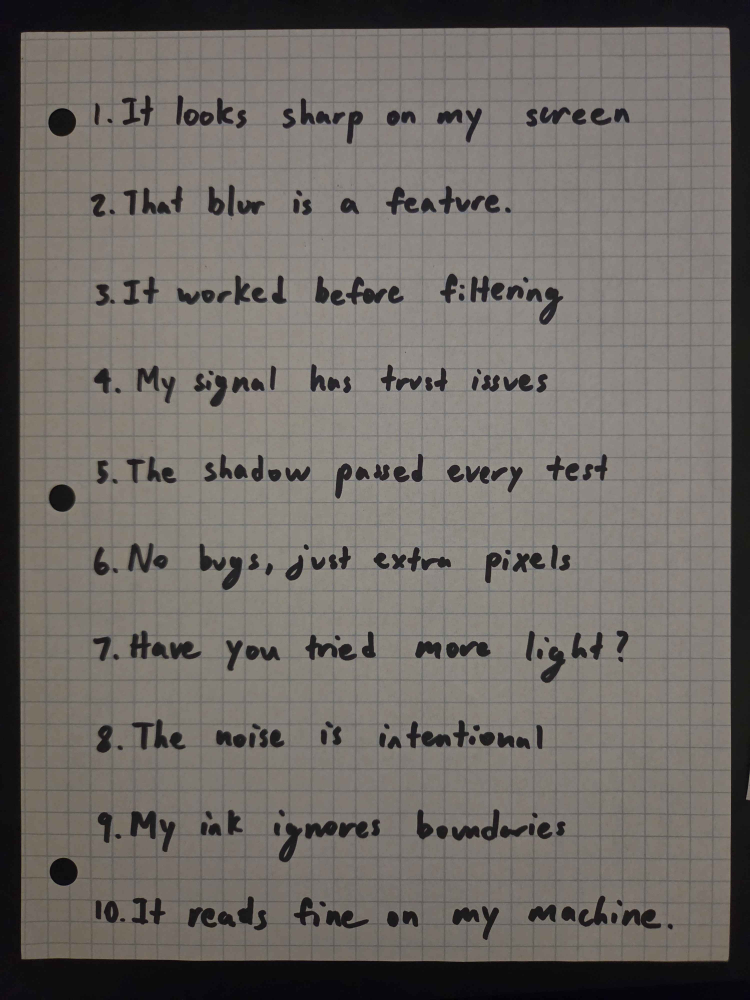
#> input picture bleed/archive/2026-11-16/inputs/sheet01/perfect.jpg, 3000 x 4000 px, given in place of sheet01, which was not available (shown at 1/4 size)
$ python make_boxes.py ../bleed/archive/2026-11-16/inputs/sheet01
#> lines starting #> are read from the running program, lines starting #| are printed output that depends on the picture; after the words box and inside, x2 and y2 are one past the last pixel; in counts of white or black regions, pixels touching at a corner belong together
"""Generate <photo>.boxes.json line boxes for photos of the same handwritten page.

Why: main.py needs one [left, top, right, bottom] box (fractions of the image)
per text line for every input photo, and a page photographed four times (clean,
two motion-blur levels, defocus) is framed slightly differently each time.
Drawing 40 box files by hand is error-prone, so this script

  1. finds the paper's four corners in each photo (bright page on a dark desk),
  2. takes the line layout ONCE from the sharp reference photo (row ink profile
     on the rectified page; the leading list numbers are excluded, as in
     bleed/inputs/baseline.boxes.json),
  3. maps that layout through each photo's page homography and writes the
     axis-aligned box in that photo's own fractional coordinates.

Because only the page outline is used (no feature matching), it works on photos
far too blurred for ORB/SIFT. It needs numpy + Pillow only (both already in
the project environment).

Usage (from the repo root):

    uv run blur/make_boxes.py blur/inputs/p06_clean.jpg \
        blur/inputs/p06_motion_mild.jpg blur/inputs/p06_motion_severe.jpg \
        blur/inputs/p06_defocus.jpg --lines 10

The first photo is the sharp reference. Previews with the boxes drawn are saved
to blur/outputs/boxes_preview/<photo>.jpg -- always look at them before running
OCR. Options: --keep-numbers to include the "1." list numbers in the boxes,
--pad to change the margin around each line (fraction of page height).

Assumptions: dark background around the page (black desk), the whole page in
frame, lines written left to right with clear gaps between lines. If corner
detection fails for a photo the script says so and skips it.
"""

import argparse
import json
from pathlib import Path

import numpy as np
from PIL import Image, ImageDraw, ImageOps

PAGE_W, PAGE_H = 850, 1100  # working resolution of the rectified page (letter aspect)


# ----------------------------------------------------------------------------
# geometry helpers (numpy only)
# ----------------------------------------------------------------------------
def homography(src, dst):
    """Direct linear transform: 3x3 H with dst ~ H @ src for four point pairs."""
    A = []
    for (x, y), (u, v) in zip(src, dst):
        A.append([-x, -y, -1, 0, 0, 0, u * x, u * y, u])
        A.append([0, 0, 0, -x, -y, -1, v * x, v * y, v])
    _, _, vt = np.linalg.svd(np.asarray(A, dtype=np.float64))
    H = vt[-1].reshape(3, 3)
    return H / H[2, 2]


def apply_h(H, pts):
    pts = np.asarray(pts, dtype=np.float64)
    p = np.c_[pts, np.ones(len(pts))] @ H.T
    return p[:, :2] / p[:, 2:3]


def warp_to_page(gray, H_page_to_photo):
    """Rectify the page into a PAGE_W x PAGE_H array by inverse mapping (nearest)."""
    ys, xs = np.mgrid[0:PAGE_H, 0:PAGE_W]
    pts = np.c_[xs.ravel(), ys.ravel()]
    src = apply_h(H_page_to_photo, pts)
    sx = np.clip(np.rint(src[:, 0]).astype(int), 0, gray.shape[1] - 1)
    sy = np.clip(np.rint(src[:, 1]).astype(int), 0, gray.shape[0] - 1)
    return gray[sy, sx].reshape(PAGE_H, PAGE_W)


# ----------------------------------------------------------------------------
# page corner detection
# ----------------------------------------------------------------------------
def load_gray(path, long_side=1200):
    img = ImageOps.exif_transpose(Image.open(path))  # same orientation main.py uses
    W, H = img.size
    s = long_side / max(W, H)
    small = img.convert("L").resize((round(W * s), round(H * s)), Image.BILINEAR)
    return np.asarray(small, dtype=np.float32), (W, H), s


def largest_component(mask):
    """Flood-fill based largest 4-connected component (numpy, no scipy)."""
    h, w = mask.shape
    labels = np.zeros((h, w), dtype=np.int32)
    best, best_n, cur = 0, 0, 0
    for y0, x0 in zip(*np.nonzero(mask)):
        if labels[y0, x0]:
            continue
        cur += 1
        stack = [(y0, x0)]
        labels[y0, x0] = cur
        n = 0
        while stack:
            y, x = stack.pop()
            n += 1
            for yy, xx in ((y - 1, x), (y + 1, x), (y, x - 1), (y, x + 1)):
                if 0 <= yy < h and 0 <= xx < w and mask[yy, xx] and not labels[yy, xx]:
                    labels[yy, xx] = cur
                    stack.append((yy, xx))
        if n > best_n:
            best, best_n = cur, n
    return labels == best


def page_corners(gray):
    """Corners (TL, TR, BR, BL) of the brightest large blob, in small-image pixels."""
    # bright page vs dark desk: threshold halfway between the dark and bright modes
    lo, hi = np.percentile(gray, 5), np.percentile(gray, 95)
    thr = lo + 0.45 * (hi - lo)
    mask = gray > thr
    # work at a coarser grid for the flood fill, then refine corners at full small-res
    step = 4
    coarse = largest_component(mask[::step, ::step])
    comp = np.kron(coarse, np.ones((step, step), dtype=bool))[: mask.shape[0], : mask.shape[1]] & mask
    if comp.sum() < 0.2 * mask.size:
        raise ValueError("page blob too small -- is the whole page in frame on a dark background?")
    # Fit each page edge as a straight line through the blob's outline, with
    # outlier rejection, so reflections or shadows stuck to the page (which
    # would drag an extreme-point corner away) are ignored.
    ys, xs = np.nonzero(comp)
    y_lo, y_hi = np.percentile(ys, 10), np.percentile(ys, 90)
    x_lo, x_hi = np.percentile(xs, 10), np.percentile(xs, 90)
    rows = np.arange(int(y_lo), int(y_hi))
    left = np.array([np.argmax(comp[y]) for y in rows], dtype=float)                 # x = f(y)
    right = np.array([comp.shape[1] - 1 - np.argmax(comp[y, ::-1]) for y in rows], dtype=float)
    cols = np.arange(int(x_lo), int(x_hi))
    top = np.array([np.argmax(comp[:, x]) for x in cols], dtype=float)               # y = f(x)
    bottom = np.array([comp.shape[0] - 1 - np.argmax(comp[::-1, x]) for x in cols], dtype=float)

    def robust_fit(t, v):
        """v = a*t + b with two rounds of residual trimming (MAD-based)."""
        a, b = np.polyfit(t, v, 1)
        for _ in range(2):
            r = v - (a * t + b)
            mad = np.median(np.abs(r - np.median(r))) + 1e-6
            keep = np.abs(r - np.median(r)) < 3 * 1.4826 * mad
            if keep.sum() < 10:
                break
            a, b = np.polyfit(t[keep], v[keep], 1)
        return a, b

    aL, bL = robust_fit(rows, left)      # x = aL*y + bL
    aR, bR = robust_fit(rows, right)
    aT, bT = robust_fit(cols, top)       # y = aT*x + bT
    aB, bB = robust_fit(cols, bottom)

    def meet(ax, bx, ay, by):
        # x = ax*y + bx  and  y = ay*x + by
        x = (ax * by + bx) / (1 - ax * ay)
        return [x, ay * x + by]

    tl, tr = meet(aL, bL, aT, bT), meet(aR, bR, aT, bT)
    br, bl = meet(aR, bR, aB, bB), meet(aL, bL, aB, bB)
    return np.array([tl, tr, br, bl], dtype=np.float64)


# ----------------------------------------------------------------------------
# line layout from the reference page
# ----------------------------------------------------------------------------
def runs(binary):
    """(start, end) index pairs of True runs in a 1-D boolean array."""
    idx = np.flatnonzero(np.diff(np.r_[False, binary, False]))
    return list(zip(idx[::2], idx[1::2]))


def box_mean(img, k):
    """Mean over a k x k window (edge-replicated), via an integral image."""
    r = k // 2
    p = np.pad(img.astype(np.float64), r, mode="edge")
    ii = np.zeros((p.shape[0] + 1, p.shape[1] + 1))
    ii[1:, 1:] = p.cumsum(0).cumsum(1)
    h, w = img.shape
    return (ii[k:k + h, k:k + w] - ii[:h, k:k + w] - ii[k:k + h, :w] + ii[:h, :w]) / (k * k)


def line_layout(page, n_lines, keep_numbers, pad):
    """Return n_lines boxes [x0, y0, x1, y1] in rectified-page pixels."""
    inner = page[int(0.03 * PAGE_H): int(0.97 * PAGE_H), int(0.03 * PAGE_W): int(0.97 * PAGE_W)]
    paper = np.median(inner)
    # Ink = clearly darker than the LOCAL paper brightness. A global threshold
    # mistakes shaded blank paper (a hand or lamp shadow across the bottom of
    # the page) for ink; a local background estimate follows the shading.
    background = np.maximum(box_mean(inner, 61), paper * 0.5)
    ink = inner < background - 0.35 * (paper - inner.min())
    # a row that is mostly "ink" is the desk showing past a slightly-off page
    # edge (or a ruled line), never handwriting -- drop it
    ink[ink.mean(axis=1) > 0.5] = False
    # likewise columns (left/right edge of the desk)
    ink[:, ink.mean(axis=0) > 0.5] = False
    row = ink.mean(axis=1)
    k = 7
    row = np.convolve(row, np.ones(k) / k, mode="same")
    # Threshold relative to the background level BETWEEN lines, not absolute:
    # a shadowed page edge adds a few percent of "ink" to every row, which
    # would otherwise fill the gaps and merge the whole page into one band,
    # while faint pencil lines peak at only a few percent themselves. The 25th
    # percentile of the profile sits in the inter-line gaps (text covers well
    # under half of the rows), so 1.5x that is "clearly more than background".
    n_rows = row.size
    interior = row[int(0.05 * n_rows): int(0.95 * n_rows)]
    row_peak = float(interior.max())
    row_thr = max(0.004, 1.5 * float(np.percentile(interior, 25)))
    bands = [(a, b) for a, b in runs(row > row_thr) if b - a >= 8]

    def n_word_clusters(a, b):
        cols = ink[a:b].mean(axis=0) > 0.02
        return sum(1 for c0, c1 in runs(cols) if c1 - c0 >= 2)

    # a text line has several word clusters; a page-edge reflection, a stray
    # mark or the small page-id tag has one or two
    bands = [(a, b) for a, b in bands if n_word_clusters(a, b) >= 3]
    # a thin band glued to the top/bottom of the analysed area is the page edge
    # (desk/shadow showing past a slightly-off corner fit), not a text line
    # (either thin, or far denser than any text row -- desk is solid black,
    # pencil text is a few percent ink per row)
    trimmed = []
    for a, b in bands:
        if a == 0 or b == ink.shape[0]:
            if float(row[a:b].max()) > 2.0 * row_peak:
                # desk rows are far denser than any text row: cut them off and
                # keep the rest (the last text line may sit right next to them)
                ok = row[a:b] <= 2.0 * row_peak
                keep = max(runs(ok), key=lambda r: r[1] - r[0], default=(0, 0))
                a, b = a + keep[0], a + keep[1]
            # what is left must still look like a text line (a thin sliver of
            # desk or shadow has few word clusters and only a handful of rows)
            if b - a < 15 or n_word_clusters(a, b) < 3:
                continue
        trimmed.append((a, b))
    bands = trimmed
    # merge bands separated by tiny gaps (dots on i, descenders), keep the n largest gaps
    while len(bands) > n_lines:
        gaps = [bands[i + 1][0] - bands[i][1] for i in range(len(bands) - 1)]
        j = int(np.argmin(gaps))
        bands[j:j + 2] = [(bands[j][0], bands[j + 1][1])]
    # lines whose descenders touch the next line form one tall band: split the
    # tallest band at the weakest row inside it until we have n_lines
    while len(bands) < n_lines:
        j = int(np.argmax([b - a for a, b in bands]))
        a, b = bands[j]
        margin = max(8, int(0.3 * (b - a) / 2))
        if b - a < 3 * margin:
            break
        cut = a + margin + int(np.argmin(row[a + margin: b - margin]))
        bands[j:j + 1] = [(a, cut), (cut, b)]
    if len(bands) != n_lines:
        raise ValueError(f"found {len(bands)} text bands on the reference page, expected {n_lines}; "
                         "check the reference photo or pass --lines")
    bands.sort()
    oy, ox = int(0.03 * PAGE_H), int(0.03 * PAGE_W)
    spans = []          # (first-cluster start, number-column end or None, text end)
    for a, b in bands:
        cols = ink[a:b].mean(axis=0) > 0.02
        cruns = [(c0, c1) for c0, c1 in runs(cols) if c1 - c0 >= 2]
        if not cruns:
            raise ValueError("empty text band")
        num_end = None
        if not keep_numbers and len(cruns) > 1:
            # The list number "N." is a NARROW first cluster followed by a gap.
            # If the writer glued the number to the first word ("2.That") the
            # first cluster is wide and we must not drop it; such lines get the
            # median number-column width of the other lines instead (below).
            (c0, c1), (d0, _d1) = cruns[0], cruns[1]
            if c1 - c0 <= 0.07 * PAGE_W and d0 - c1 >= 0.01 * PAGE_W:
                num_end = d0
        spans.append((cruns[0][0], num_end, cruns[-1][1]))
    known = [e for _s, e, _x1 in spans if e is not None]
    median_num_end = float(np.median(known)) if known else None
    boxes = []
    m = pad * PAGE_H
    for (a, b), (s0, num_end, x1) in zip(bands, spans):
        if keep_numbers or median_num_end is None:
            x0 = s0
        elif num_end is not None:
            x0 = num_end
        else:
            # glued number, or a wrapped continuation line with no number:
            # start where the other lines' numbers end (never cuts into text
            # that starts further right; a glued number is partly kept, which
            # costs a character or two of CER, consistently across conditions)
            x0 = max(s0, median_num_end)
        boxes.append([ox + x0 - m, oy + a - m, ox + x1 + m, oy + b + m])
    return boxes


# ----------------------------------------------------------------------------
# main
# ----------------------------------------------------------------------------
def main():
    ap = argparse.ArgumentParser(description=__doc__, formatter_class=argparse.RawDescriptionHelpFormatter)
    ap.add_argument("photos", nargs="+", type=Path, help="sharp reference photo first, then the others")
    ap.add_argument("--lines", type=int, default=10)
    ap.add_argument("--keep-numbers", action="store_true")
    ap.add_argument("--pad", type=float, default=0.008, help="margin around each line, fraction of page height")
    ap.add_argument("--preview-dir", type=Path, default=None,
                    help="default: <artifact>/outputs/boxes_preview next to the inputs folder")
    args = ap.parse_args()

    ref = args.photos[0]
    preview_dir = args.preview_dir or ref.resolve().parent.parent / "outputs" / "boxes_preview"
    preview_dir.mkdir(parents=True, exist_ok=True)
    page_rect = np.array([[0, 0], [PAGE_W, 0], [PAGE_W, PAGE_H], [0, PAGE_H]], dtype=np.float64)

    # 1. line layout from the reference
    gray, _size, _s = load_gray(ref)
#> in load_gray, img is the input picture: PIL image 3000x4000 RGB; mean R, G, B 112, 107.1, 102.3
    corners = page_corners(gray)
#> in page_corners, `lo, hi = np.percentile(gray, 5), np.percentile(gray, 95)`: lo = 16; hi = 140
#> in page_corners, `thr = lo + 0.45 * (hi - lo)`: thr = 71.8
#> in page_corners, `mask = gray > thr`:
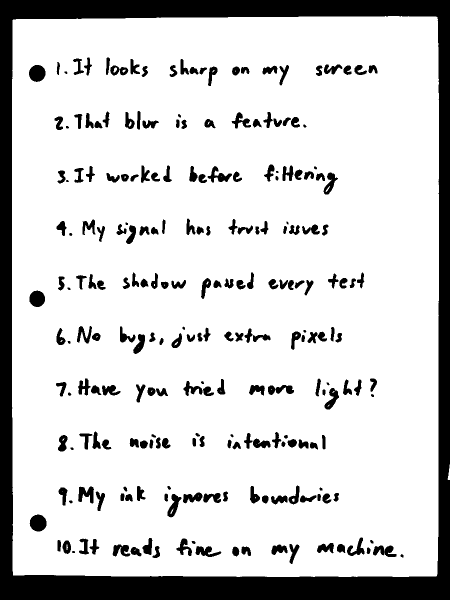
#> mask: shape (1200, 900) bool (shown at 1/2 size); 83% white; 234 black regions (3 under 20 px), largest, box (x1, y1, x2, y2) and area: (0, 0, 900, 1200) 126798, (59, 1029, 93, 1063) 894, (58, 130, 91, 164) 878
#> the loop in largest_component, `for y0, x0 in zip(*np.nonzero(mask)):` made 56142 passes
#> (y0, x0, cur, best, best_n) on pass 1: (8, 194, 1, 1, 56109)
#> after the loop in largest_component, `for y0, x0 in zip(*np.nonzero(mask)):`:
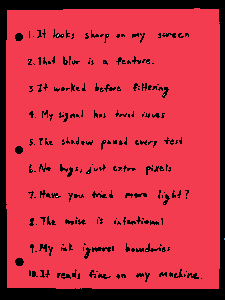
#> labels: shape (300, 225) int32; 25 distinct labels, from 0 to 24; one colour per label, 0 black
#> after the loop in largest_component, `for y0, x0 in zip(*np.nonzero(mask)):`: best = 1; best_n = 56109; cur = 24
#> in page_corners, `comp = np.kron(coarse, np.ones((step, step), dtype=bool))[: mask.shape..`:
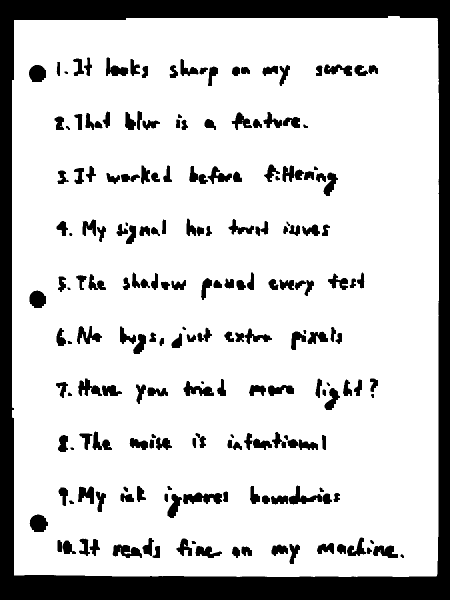
#> comp: shape (1200, 900) bool (shown at 1/2 size); 81.5% white; 203 black regions, largest, box (x1, y1, x2, y2) and area: (0, 0, 900, 1200) 129848, (366, 985, 444, 1008) 1227, (577, 971, 644, 1009) 995
#> in page_corners, `y_lo, y_hi = np.percentile(ys, 10), np.percentile(ys, 90)`: y_lo = 147; y_hi = 1037
#> in page_corners, `x_lo, x_hi = np.percentile(xs, 10), np.percentile(xs, 90)`: x_lo = 107; x_hi = 798
#> in page_corners, `left = np.array([np.argmax(comp[y]) for y in rows], dtype=float)`: left = 890 values, max 28 at index 0, min 24 at index 13, mean 24.98
#> in page_corners, `right = np.array([comp.shape[1] - 1 - np.argmax(comp[y, ::-1]) for y i..`: right = 890 values, max 877 at index 11, min 876 at index 0, mean 876.5
#> in page_corners, `top = np.array([np.argmax(comp[:, x]) for x in cols], dtype=float)`: top = 691 values, max 40 at index 0, min 32 at index 669, mean 36.71
#> in page_corners, `bottom = np.array([comp.shape[0] - 1 - np.argmax(comp[::-1, x]) for x ..`: bottom = 691 values, max 1153 at index 365, min 1149 at index 0, mean 1151.8
#> in robust_fit, `a, b = np.polyfit(t, v, 1)`: a = 0.0044; b = 22.38
#> the loop in robust_fit, `for _ in range(2):` made 2 passes
#> (mad, a, b) on passes 1 to 2: (0.974, 0.00491, 22), (0.998, 0.00491, 22)
#> in page_corners, `aL, bL = robust_fit(rows, left)`: aL = 0.00491; bL = 22
#> the loop in robust_fit (call 2), `for _ in range(2):` made 2 passes
#> (mad, a, b) on passes 1 to 2: (0.213, -0.0017, 877.5), (0.193, -0.00173, 877.5)
#> in page_corners, `aR, bR = robust_fit(rows, right)`: aR = -0.00173; bR = 877.5
#> in page_corners, `aT, bT = robust_fit(cols, top)`: aT = -0.00683; bT = 39.8
#> in page_corners, `aB, bB = robust_fit(cols, bottom)`: aB = 0.00295; bB = 1150.5
#> in meet, `x = (ax * by + bx) / (1 - ax * ay)`: x = 22.2
#> in page_corners, `tl, tr = meet(aL, bL, aT, bT), meet(aR, bR, aT, bT)`: tl = [22.2, 39.65]; tr = [877.5, 33.81]
#> in page_corners, `br, bl = meet(aR, bR, aB, bB), meet(aL, bL, aB, bB)`: br = [875.5, 1153.1]; bl = [27.65, 1150.6]
#> corners = [[22.2, 39.65], [877.5, 33.81], [875.5, 1153.1], [27.65, 1150.6]]
    H_ref = homography(page_rect, corners)
#> the loop in homography, `for (x, y), (u, v) in zip(src, dst):` made 4 passes
#> (x, y, u, v) on passes 1 to 4: (0, 0, 22.2, 39.65), (850, 0, 877.5, 33.81), (850, 1100, 875.5, 1153.1), (0, 1100, 27.65, 1150.6)
#> after the loop in homography, `for (x, y), (u, v) in zip(src, dst):`: A = 8 items
#> in homography, `H = vt[-1].reshape(3, 3)`: H = [[0.022, 0.000114, 0.488], [-0.000158, 0.0224, 0.872], [-1.93e-07, 1.74e-07, 0.022]]
#> H_ref = [[0.999, 0.00517, 22.2], [-0.00717, 1.02, 39.65], [-8.79e-06, 7.91e-06, 1]]
    page = warp_to_page(gray, H_ref)
#> in warp_to_page, `src = apply_h(H_page_to_photo, pts)`: src = 935000 pairs, first value 22.2 to 876.5, second value 33.81 to 1152.1
    layout = line_layout(page, args.lines, args.keep_numbers, args.pad)
#> in line_layout, `inner = page[int(0.03 * PAGE_H): int(0.97 * PAGE_H), int(0.03 * PAGE_W..`:
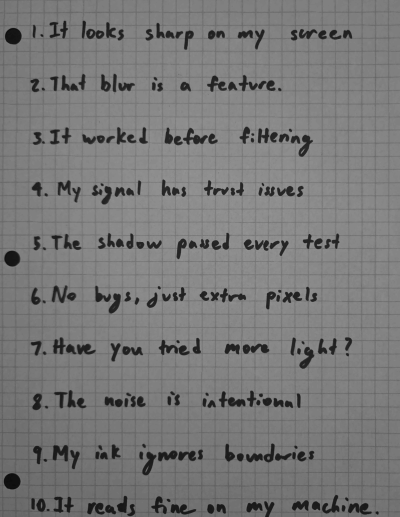
#> inner: shape (1034, 799) float32 (shown at 1/2 size); min 9, max 155, mean 120.3
#> in line_layout, `paper = np.median(inner)`: paper = 127
#> in box_mean, `p = np.pad(img.astype(np.float64), r, mode="edge")`:
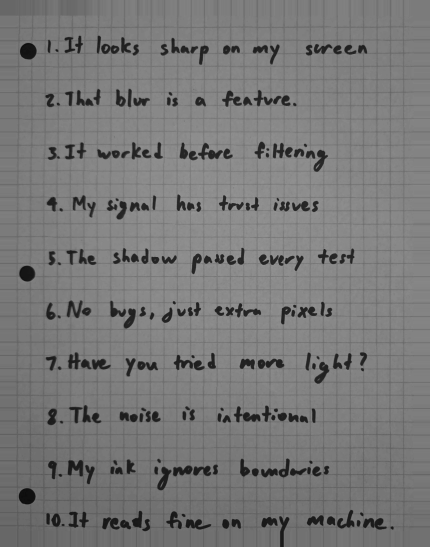
#> p: shape (1094, 859) float64 (shown at 1/2 size); min 9, max 155, mean 120.1
#> in box_mean, `ii[1:, 1:] = p.cumsum(0).cumsum(1)`:
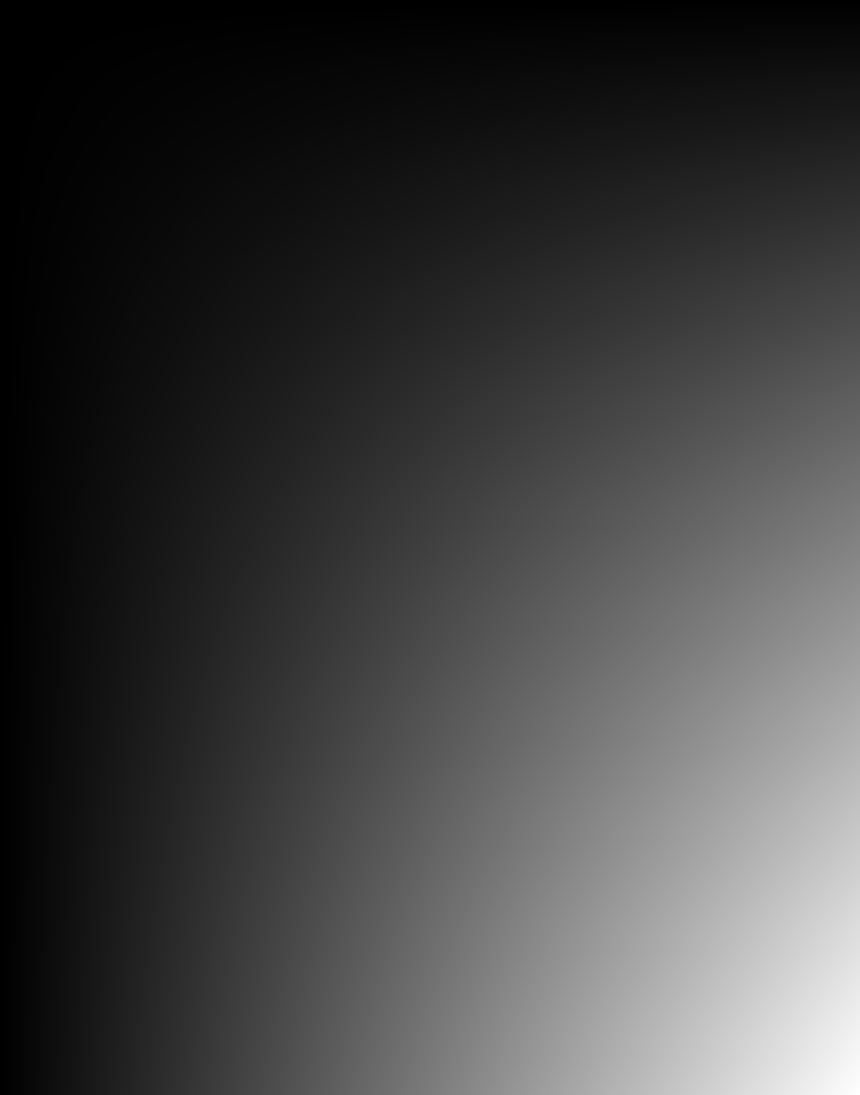
#> ii: shape (1095, 860) float64; min 0, max 112818388, mean 28422009.8; drawn with min black and max white
#> (the rest of the program and of its run is left out)
